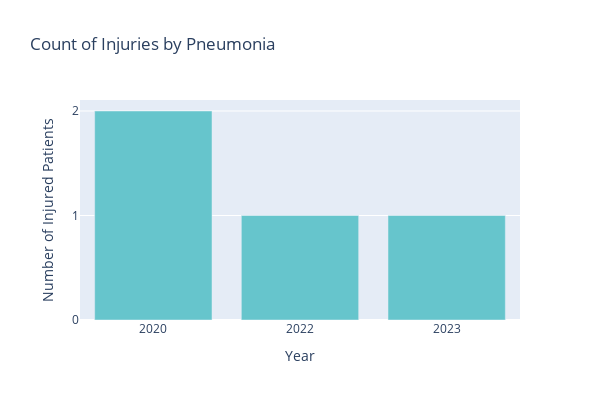

Notebook code for this chart:
### Code cell
# Creat a car chart using injured people in each year
fig = ex.bar(year, x = year.counts.index,
                    y = year.counts.values, 
                    title = 'Count of Injuries by Pneumonia', 
                    color_discrete_sequence = px.colors.qualitative.Pastel)

fig.update_layout(xaxis = {'type': 'category', 'tickmode': 'array', 'tickvals': year.counts.index},
                        yaxis={'tickmode': 'array', 'tickvals': list(range(0, year.counts.values.max() + 1))})
# Add titles for each axes                        
fig.update_yaxes(title = 'Number of Injured Patients')
fig.update_xaxes(title = 'Year')
fig.update_layout(width=600, height=400)
fig.show()

### Figure 1 — Plotly figure (JSON) as saved in the notebook; plotly's stock layout.template omitted (floating-point values rounded to 4 significant figures)
{"data": [{"alignmentgroup": "True", "hovertemplate": "index=%{x}<br>y=%{y}<extra></extra>", "legendgroup": "", "marker": {"color": "rgb(102, 197, 204)", "pattern": {"shape": ""}}, "name": "", "offsetgroup": "", "orientation": "v", "showlegend": false, "textposition": "auto", "type": "bar", "x": [2020, 2022, 2023], "xaxis": "x", "y": [2, 1, 1], "yaxis": "y"}], "layout": {"barmode": "relative", "height": 400, "legend": {"tracegroupgap": 0}, "title": {"text": "Count of Injuries by Pneumonia"}, "width": 600, "xaxis": {"anchor": "y", "domain": [0, 1], "tickmode": "array", "tickvals": [2020, 2022, 2023], "title": {"text": "Year"}, "type": "category"}, "yaxis": {"anchor": "x", "domain": [0, 1], "tickmode": "array", "tickvals": [0, 1, 2], "title": {"text": "Number of Injured Patients"}}}}
